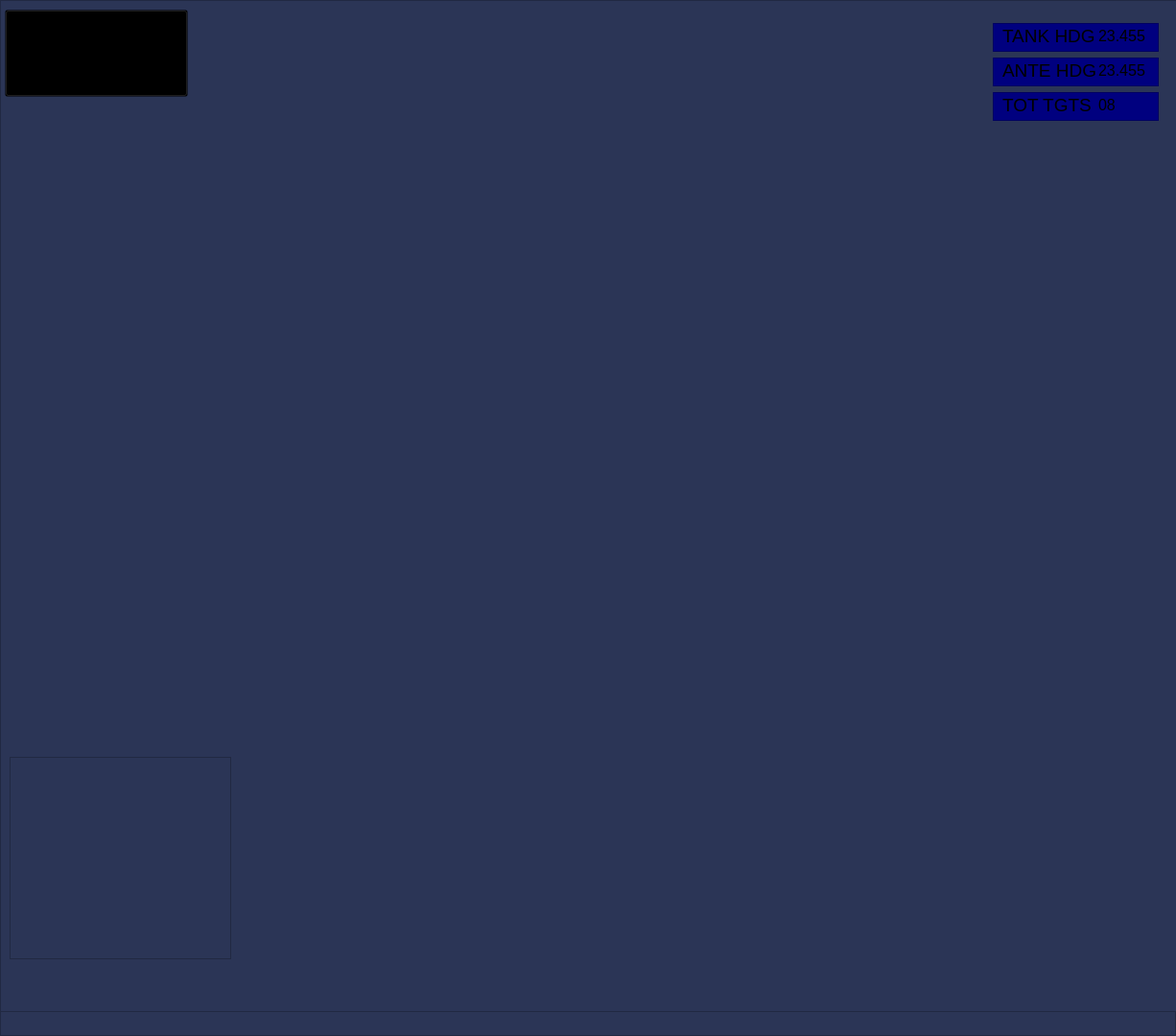
   <widget class="QFrame" name="frame_2">
    <property name="geometry">
     <rect>
      <x>0</x>
      <y>0</y>
      <width>1226</width>
      <height>1080</height>
     </rect>
    </property>
    <property name="styleSheet">
     <string notr="true">QFrame{
background-color:#2B3556;
}</string>
    </property>
    <property name="frameShape">
     <enum>QFrame::StyledPanel</enum>
    </property>
    <property name="frameShadow">
     <enum>QFrame::Raised</enum>
    </property>
    <widget class="QFrame" name="frame_4">
     <property name="geometry">
      <rect>
       <x>0</x>
       <y>0</y>
       <width>1241</width>
       <height>1055</height>
      </rect>
     </property>
     <property name="styleSheet">
      <string notr="true">QFrame{
	background-image:url(:/map5.jpg);

}</string>
     </property>
     <property name="frameShape">
      <enum>QFrame::StyledPanel</enum>
     </property>
     <property name="frameShadow">
      <enum>QFrame::Raised</enum>
     </property>
     <widget class="QWidget" name="gridLayoutWidget">
      <property name="geometry">
       <rect>
        <x>-20</x>
        <y>-20</y>
        <width>1261</width>
        <height>1051</height>
       </rect>
      </property>
      <layout class="QGridLayout" name="gridLayout">
       <property name="leftMargin">
        <number>0</number>
       </property>
      </layout>
     </widget>
     <widget class="QPushButton" name="pushButton_6">
      <property name="geometry">
       <rect>
        <x>5</x>
        <y>10</y>
        <width>191</width>
        <height>91</height>
       </rect>
      </property>
      <property name="styleSheet">
       <string notr="true">QPushButton{
background-image:url(:/uni_logo185x80.png);
background-repeat:no-repeat;
background-color:transparent;
}</string>
      </property>
      <property name="text">
       <string/>
      </property>
     </widget>
     <widget class="QFrame" name="frame_27">
      <property name="geometry">
       <rect>
        <x>10</x>
        <y>789</y>
        <width>231</width>
        <height>211</height>
       </rect>
      </property>
      <property name="frameShape">
       <enum>QFrame::StyledPanel</enum>
      </property>
      <property name="frameShadow">
       <enum>QFrame::Raised</enum>
      </property>
      <widget class="QWidget" name="gridLayoutWidget_2">
       <property name="geometry">
        <rect>
         <x>0</x>
         <y>0</y>
         <width>231</width>
         <height>211</height>
        </rect>
       </property>
       <layout class="QGridLayout" name="gridLayout_2"/>
      </widget>
     </widget>
    </widget>
    <widget class="QFrame" name="frame_3">
     <property name="geometry">
      <rect>
       <x>1035</x>
       <y>24</y>
       <width>173</width>
       <height>30</height>
      </rect>
     </property>
     <property name="styleSheet">
      <string notr="true">QFrame{
background-color:rgb(0, 0, 127);

}</string>
     </property>
     <property name="frameShape">
      <enum>QFrame::StyledPanel</enum>
     </property>
     <property name="frameShadow">
      <enum>QFrame::Raised</enum>
     </property>
     <widget class="QLabel" name="label">
      <property name="geometry">
       <rect>
        <x>10</x>
        <y>5</y>
        <width>101</width>
        <height>16</height>
       </rect>
      </property>
      <property name="font">
       <font>
        <pointsize>14</pointsize>
       </font>
      </property>
      <property name="text">
       <string>TANK HDG</string>
      </property>
     </widget>
     <widget class="QLabel" name="label_2">
      <property name="geometry">
       <rect>
        <x>110</x>
        <y>5</y>
        <width>61</width>
        <height>16</height>
       </rect>
      </property>
      <property name="font">
       <font>
        <pointsize>12</pointsize>
       </font>
      </property>
      <property name="text">
       <string>23.455</string>
      </property>
     </widget>
    </widget>
    <widget class="QFrame" name="frame_5">
     <property name="geometry">
      <rect>
       <x>1035</x>
       <y>60</y>
       <width>173</width>
       <height>30</height>
      </rect>
     </property>
     <property name="styleSheet">
      <string notr="true">QFrame{
background-color:rgb(0, 0, 127);

}</string>
     </property>
     <property name="frameShape">
      <enum>QFrame::StyledPanel</enum>
     </property>
     <property name="frameShadow">
      <enum>QFrame::Raised</enum>
     </property>
     <widget class="QLabel" name="label_3">
      <property name="geometry">
       <rect>
        <x>10</x>
        <y>5</y>
        <width>101</width>
        <height>16</height>
       </rect>
      </property>
      <property name="font">
       <font>
        <pointsize>14</pointsize>
       </font>
      </property>
      <property name="text">
       <string>ANTE HDG</string>
      </property>
     </widget>
     <widget class="QLabel" name="label_5">
      <property name="geometry">
       <rect>
        <x>110</x>
        <y>5</y>
        <width>61</width>
        <height>16</height>
       </rect>
      </property>
      <property name="font">
       <font>
        <pointsize>12</pointsize>
       </font>
      </property>
      <property name="text">
       <string>23.455</string>
      </property>
     </widget>
    </widget>
    <widget class="QFrame" name="frame_6">
     <property name="geometry">
      <rect>
       <x>1035</x>
       <y>96</y>
       <width>173</width>
       <height>30</height>
      </rect>
     </property>
     <property name="styleSheet">
      <string notr="true">QFrame{
background-color:rgb(0, 0, 127);

}</string>
     </property>
     <property name="frameShape">
      <enum>QFrame::StyledPanel</enum>
     </property>
     <property name="frameShadow">
      <enum>QFrame::Raised</enum>
     </property>
     <widget class="QLabel" name="label_4">
      <property name="geometry">
       <rect>
        <x>10</x>
        <y>5</y>
        <width>101</width>
        <height>16</height>
       </rect>
      </property>
      <property name="font">
       <font>
        <pointsize>14</pointsize>
       </font>
      </property>
      <property name="text">
       <string>TOT TGTS</string>
      </property>
     </widget>
     <widget class="QLabel" name="label_6">
      <property name="geometry">
       <rect>
        <x>110</x>
        <y>5</y>
        <width>61</width>
        <height>16</height>
       </rect>
      </property>
      <property name="font">
       <font>
        <pointsize>12</pointsize>
       </font>
      </property>
      <property name="text">
       <string>08</string>
      </property>
     </widget>
    </widget>
   </widget>
